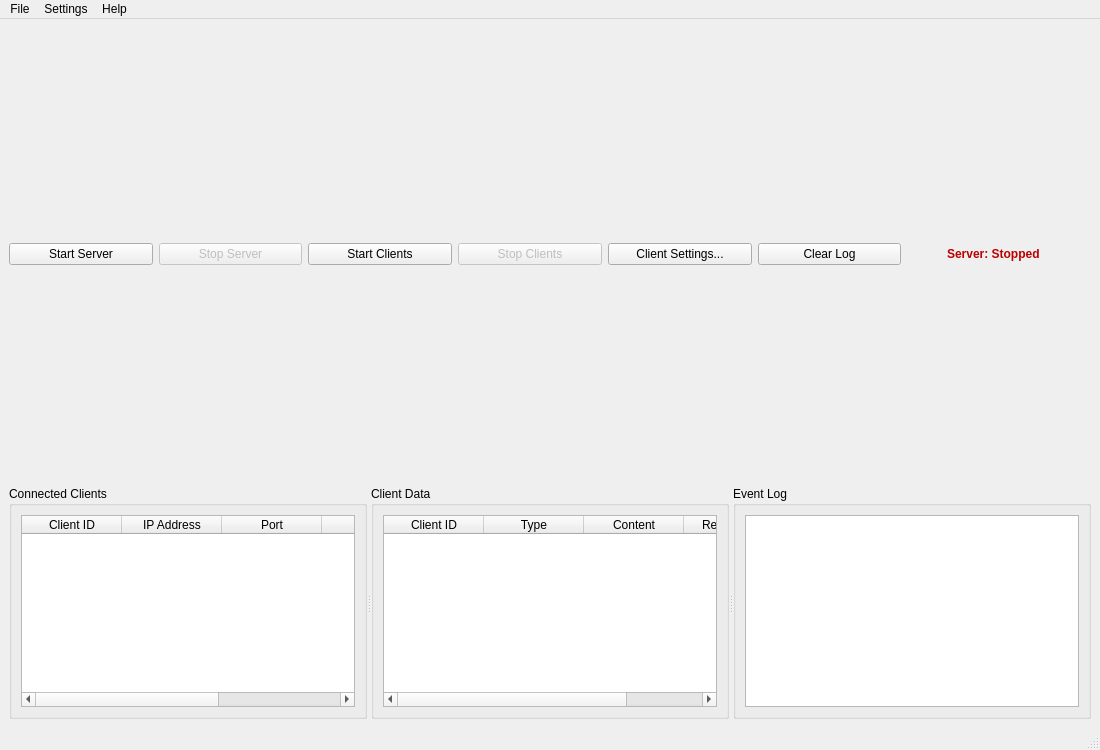
<?xml version="1.0" encoding="UTF-8"?>
<ui version="4.0">
 <class>MainWindow</class>
 <widget class="QMainWindow" name="MainWindow">
  <property name="geometry">
   <rect>
    <x>0</x>
    <y>0</y>
    <width>1100</width>
    <height>750</height>
   </rect>
  </property>
  <property name="windowTitle">
   <string>Server</string>
  </property>
  <widget class="QWidget" name="centralwidget">
   <layout class="QVBoxLayout" name="verticalLayoutMain">
    <item>
     <layout class="QHBoxLayout" name="controlsLayout">
      <item>
       <widget class="QPushButton" name="btnStartServer">
        <property name="text">
         <string>Start Server</string>
        </property>
       </widget>
      </item>
      <item>
       <widget class="QPushButton" name="btnStopServer">
        <property name="enabled">
         <bool>false</bool>
        </property>
        <property name="text">
         <string>Stop Server</string>
        </property>
       </widget>
      </item>
      <item>
       <widget class="QPushButton" name="btnStartClients">
        <property name="text">
         <string>Start Clients</string>
        </property>
       </widget>
      </item>
      <item>
       <widget class="QPushButton" name="btnStopClients">
        <property name="enabled">
         <bool>false</bool>
        </property>
        <property name="text">
         <string>Stop Clients</string>
        </property>
       </widget>
      </item>
      <item>
       <widget class="QPushButton" name="btnSettings">
        <property name="text">
         <string>Client Settings...</string>
        </property>
       </widget>
      </item>
      <item>
       <widget class="QPushButton" name="btnClearLog">
        <property name="text">
         <string>Clear Log</string>
        </property>
       </widget>
      </item>
      <item>
       <spacer name="horizontalSpacer">
        <property name="orientation">
         <enum>Qt::Vertical</enum>
        </property>
        <property name="sizeHint" stdset="0">
         <size>
          <width>40</width>
          <height>20</height>
         </size>
        </property>
       </spacer>
      </item>
      <item>
       <widget class="QLabel" name="lblServerStatus">
        <property name="styleSheet">
         <string notr="true">color: #b00; font-weight: bold;</string>
        </property>
        <property name="text">
         <string>Server: Stopped</string>
        </property>
       </widget>
      </item>
     </layout>
    </item>
    <item>
     <widget class="QSplitter" name="splitter">
      <property name="orientation">
       <enum>Qt::Horizontal</enum>
      </property>
      <widget class="QGroupBox" name="groupClients">
       <property name="title">
        <string>Connected Clients</string>
       </property>
       <layout class="QVBoxLayout" name="layoutClients">
        <item>
         <widget class="QTableWidget" name="tableClients">
          <property name="alternatingRowColors">
           <bool>true</bool>
          </property>
          <property name="selectionBehavior">
           <enum>QAbstractItemView::SelectItems</enum>
          </property>
          <column>
           <property name="text">
            <string>Client ID</string>
           </property>
          </column>
          <column>
           <property name="text">
            <string>IP Address</string>
           </property>
          </column>
          <column>
           <property name="text">
            <string>Port</string>
           </property>
          </column>
          <column>
           <property name="text">
            <string>Status</string>
           </property>
          </column>
          <column>
           <property name="text">
            <string>Connected At</string>
           </property>
          </column>
         </widget>
        </item>
       </layout>
      </widget>
      <widget class="QGroupBox" name="groupData">
       <property name="title">
        <string>Client Data</string>
       </property>
       <layout class="QVBoxLayout" name="layoutData">
        <item>
         <widget class="QTableWidget" name="tableData">
          <property name="alternatingRowColors">
           <bool>true</bool>
          </property>
          <property name="selectionBehavior">
           <enum>QAbstractItemView::SelectItems</enum>
          </property>
          <column>
           <property name="text">
            <string>Client ID</string>
           </property>
          </column>
          <column>
           <property name="text">
            <string>Type</string>
           </property>
          </column>
          <column>
           <property name="text">
            <string>Content</string>
           </property>
          </column>
          <column>
           <property name="text">
            <string>Received At</string>
           </property>
          </column>
         </widget>
        </item>
       </layout>
      </widget>
      <widget class="QGroupBox" name="groupLog">
       <property name="title">
        <string>Event Log</string>
       </property>
       <layout class="QVBoxLayout" name="layoutLog">
        <item>
         <widget class="QTextEdit" name="textLog">
          <property name="font">
           <font>
            <family>Monospace</family>
           </font>
          </property>
          <property name="readOnly">
           <bool>true</bool>
          </property>
         </widget>
        </item>
       </layout>
      </widget>
     </widget>
    </item>
   </layout>
  </widget>
  <widget class="QMenuBar" name="menubar">
   <property name="geometry">
    <rect>
     <x>0</x>
     <y>0</y>
     <width>1100</width>
     <height>23</height>
    </rect>
   </property>
   <widget class="QMenu" name="menuFile">
    <property name="title">
     <string>File</string>
    </property>
    <addaction name="actionExit"/>
   </widget>
   <widget class="QMenu" name="menuSettings">
    <property name="title">
     <string>Settings</string>
    </property>
    <addaction name="actionClientParams"/>
    <addaction name="actionSaveConfig"/>
   </widget>
   <widget class="QMenu" name="menuHelp">
    <property name="title">
     <string>Help</string>
    </property>
    <addaction name="actionAbout"/>
   </widget>
   <addaction name="menuFile"/>
   <addaction name="menuSettings"/>
   <addaction name="menuHelp"/>
  </widget>
  <widget class="QStatusBar" name="statusbar"/>
  <action name="actionExit">
   <property name="text">
    <string>Exit</string>
   </property>
  </action>
  <action name="actionClientParams">
   <property name="text">
    <string>Client Parameters...</string>
   </property>
  </action>
  <action name="actionSaveConfig">
   <property name="text">
    <string>Save Configuration</string>
   </property>
  </action>
  <action name="actionAbout">
   <property name="text">
    <string>About</string>
   </property>
  </action>
 </widget>
 <resources/>
 <connections/>
</ui>
